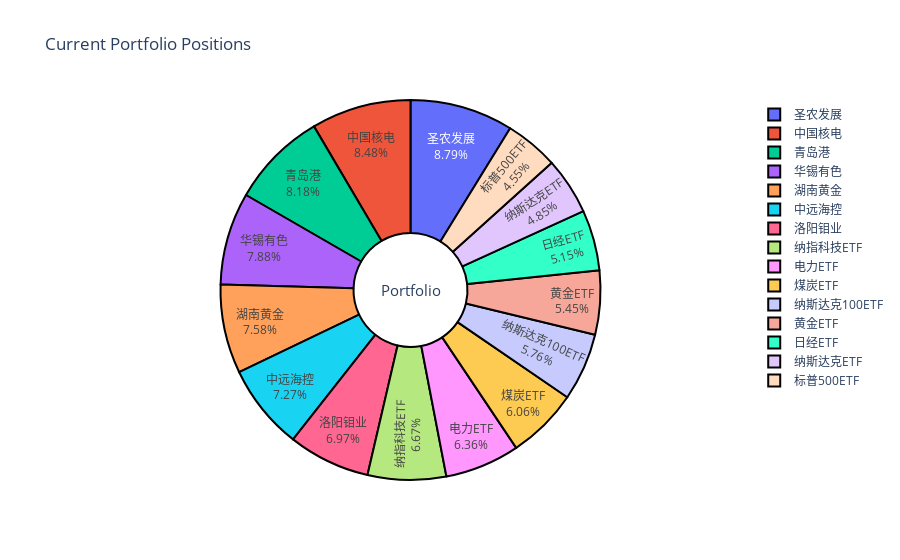

Notebook cell for this chart:
### Code cell
plot_current_positions(weights1, stock_names)

### Figure 1 — Plotly figure (JSON) as saved in the notebook; plotly's stock layout.template omitted (floating-point values rounded to 4 significant figures)
{"data": [{"hole": 0.3, "hoverinfo": "label+percent+value", "labels": ["标普500ETF", "纳斯达克ETF", "日经ETF", "黄金ETF", "纳斯达克100ETF", "煤炭ETF", "电力ETF", "纳指科技ETF", "洛阳钼业", "中远海控", "湖南黄金", "华锡有色", "青岛港", "中国核电", "圣农发展"], "marker": {"line": {"color": "#000000", "width": 2}}, "textfont": {"size": 12}, "textinfo": "label+percent", "type": "pie", "values": [0.04545, 0.04848, 0.05152, 0.05455, 0.05758, 0.06061, 0.06364, 0.06667, 0.0697, 0.07273, 0.07576, 0.07879, 0.08182, 0.08485, 0.08788]}], "layout": {"annotations": [{"font": {"size": 15}, "showarrow": false, "text": "Portfolio", "x": 0.5, "y": 0.5}], "title": {"text": "Current Portfolio Positions"}}}
